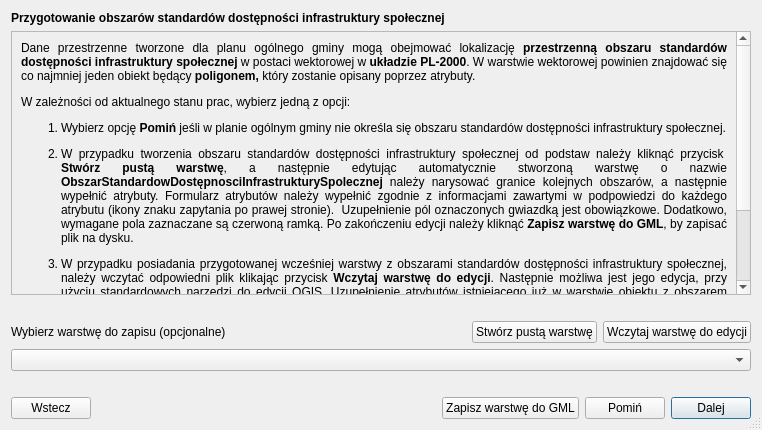
<?xml version="1.0" encoding="UTF-8"?>
<ui version="4.0">
 <class>Dialog</class>
 <widget class="QDialog" name="Dialog">
  <property name="enabled">
   <bool>true</bool>
  </property>
  <property name="geometry">
   <rect>
    <x>0</x>
    <y>0</y>
    <width>762</width>
    <height>430</height>
   </rect>
  </property>
  <property name="windowTitle">
   <string>Dialog</string>
  </property>
  <property name="sizeGripEnabled">
   <bool>true</bool>
  </property>
  <layout class="QGridLayout" name="gridLayout_2">
   <item row="0" column="0">
    <layout class="QVBoxLayout" name="verticalLayout">
     <item>
      <widget class="QLabel" name="title_lbl">
       <property name="font">
        <font>
         <weight>75</weight>
         <bold>true</bold>
        </font>
       </property>
       <property name="text">
        <string>Przygotowanie obszarów standardów dostępności infrastruktury społecznej</string>
       </property>
       <property name="margin">
        <number>7</number>
       </property>
      </widget>
     </item>
     <item>
      <widget class="QScrollArea" name="instruction_scrollArea">
       <property name="widgetResizable">
        <bool>true</bool>
       </property>
       <widget class="QWidget" name="scrollAreaWidgetContents">
        <property name="geometry">
         <rect>
          <x>0</x>
          <y>0</y>
          <width>723</width>
          <height>338</height>
         </rect>
        </property>
        <layout class="QGridLayout" name="gridLayout">
         <item row="0" column="0">
          <widget class="QLabel" name="instruction_lbl">
           <property name="font">
            <font>
             <stylestrategy>PreferDefault</stylestrategy>
            </font>
           </property>
           <property name="text">
            <string>&lt;p&gt;Dane przestrzenne tworzone dla planu ogólnego gminy mogą obejmować lokalizację &lt;strong&gt;przestrzenną obszaru standardów dostępności infrastruktury społecznej&lt;/strong&gt; w postaci wektorowej w &lt;strong&gt;układzie PL-2000&lt;/strong&gt;. W warstwie wektorowej powinien znajdować się co najmniej jeden obiekt będący &lt;strong&gt;poligon&lt;/strong&gt;&lt;strong&gt;em,&lt;/strong&gt; który zostanie opisany poprzez atrybuty.&lt;/p&gt;
&lt;p&gt;W zależności od aktualnego stanu prac, wybierz jedną z opcji:&lt;/p&gt;
&lt;ol&gt;
  &lt;li&gt;
    &lt;p&gt;Wybierz opcję &lt;strong&gt;Pomiń&lt;/strong&gt; jeśli w planie ogólnym gminy nie określa się obszaru standardów dostępności infrastruktury społecznej.&lt;/p&gt;
  &lt;/li&gt;
  &lt;li&gt;
    &lt;p&gt;W przypadku tworzenia obszaru standardów dostępności infrastruktury społecznej od podstaw należy kliknąć przycisk&amp;nbsp; &lt;strong&gt;Stwórz pustą warstwę&lt;/strong&gt;, a następnie edytując automatycznie stworzoną warstwę o nazwie &lt;strong&gt;Ob&lt;/strong&gt;&lt;strong&gt;szar&lt;/strong&gt;&lt;strong&gt;StandardowDostępnosciInfrastrukturySpolecznej&lt;/strong&gt;&lt;strong&gt;&amp;nbsp;&lt;/strong&gt;należy narysować granice kolejnych obszarów, a następnie wypełnić atrybuty. Formularz atrybutów należy wypełnić zgodnie z informacjami zawartymi w podpowiedzi do każdego atrybutu (ikony znaku zapytania po prawej stronie).&amp;nbsp; Uzupełnienie pól oznaczonych gwiazdką jest obowiązkowe. Dodatkowo, wymagane pola zaznaczane są czerwoną ramką. Po zakończeniu edycji należy kliknąć &lt;strong&gt;Zapisz warstwę do GML&lt;/strong&gt;, by zapisać plik na dysku.&lt;/p&gt;
  &lt;/li&gt;
  &lt;li&gt;
    &lt;p&gt;W przypadku posiadania przygotowanej wcześniej warstwy z obszarami standardów dostępności infrastruktury społecznej, należy wczytać odpowiedni plik klikając przycisk &lt;strong&gt;Wczytaj warstwę do edycji&lt;/strong&gt;. Następnie możliwa jest jego edycja, przy użyciu standardowych narzędzi do edycji QGIS. Uzupełnienie atrybutów istniejącego już w warstwie obiektu z obszarem standardów dostępności infrastruktury społecznej jest możliwe po kliknięciu na obiekt przy użyciu standardowego narzędzia QGIS &lt;strong&gt;Informacje o obiekcie&lt;/strong&gt;. Po zakończeniu edycji należy kliknąć &lt;strong&gt;Zapisz warstwę do GML&lt;/strong&gt;, by zapisać plik na dysku.&lt;/p&gt;
  &lt;/li&gt;
&lt;/ol&gt;
&lt;p&gt;Wczytanie obszaru zabudowy śródmiejskiej w kroku 3, pozwala na automatyczne sprawdzenie poprawności geometrii, w tym w zakresie wykraczania poza obszar POG. Zapisanie poprawnego pliku w formacie GML przy użyciu przycisku &lt;strong&gt;Zapisz warstwę do GML&lt;/strong&gt;, umożliwia również ponowne wczytanie zapisanej warstwy do wtyczki w celu dalszej pracy. Istnieje możliwość pominięcia kroku 5. W tym celu należy wybrać opcję &lt;strong&gt;Pomiń.&lt;/strong&gt;&lt;/p&gt;</string>
           </property>
           <property name="alignment">
            <set>Qt::AlignJustify|Qt::AlignVCenter</set>
           </property>
           <property name="wordWrap">
            <bool>true</bool>
           </property>
           <property name="openExternalLinks">
            <bool>true</bool>
           </property>
          </widget>
         </item>
        </layout>
       </widget>
      </widget>
     </item>
     <item>
      <widget class="QLabel" name="empty1_lbl">
       <property name="text">
        <string/>
       </property>
      </widget>
     </item>
     <item>
      <layout class="QHBoxLayout" name="horizontalLayout_4">
       <item>
        <widget class="QLabel" name="addAppShp_lbl">
         <property name="text">
          <string>Wybierz warstwę do zapisu (opcjonalne)</string>
         </property>
         <property name="margin">
          <number>0</number>
         </property>
        </widget>
       </item>
       <item>
        <spacer name="horizontalSpacer_2">
         <property name="orientation">
          <enum>Qt::Horizontal</enum>
         </property>
         <property name="sizeHint" stdset="0">
          <size>
           <width>40</width>
           <height>20</height>
          </size>
         </property>
        </spacer>
       </item>
       <item>
        <widget class="QPushButton" name="generateTemporaryLayer_btn">
         <property name="text">
          <string>Stwórz pustą warstwę</string>
         </property>
        </widget>
       </item>
       <item>
        <widget class="QPushButton" name="loadLayerEdit">
         <property name="text">
          <string>Wczytaj warstwę do edycji</string>
         </property>
        </widget>
       </item>
      </layout>
     </item>
     <item>
      <layout class="QHBoxLayout" name="horizontalLayout">
       <item>
        <widget class="QgsMapLayerComboBox" name="layers_comboBox">
         <property name="allowEmptyLayer">
          <bool>false</bool>
         </property>
         <property name="showCrs">
          <bool>true</bool>
         </property>
        </widget>
       </item>
      </layout>
     </item>
     <item>
      <widget class="QLabel" name="empty2_lbl">
       <property name="text">
        <string/>
       </property>
      </widget>
     </item>
     <item>
      <layout class="QHBoxLayout" name="horizontalLayout_2">
       <item>
        <widget class="QPushButton" name="prev_btn">
         <property name="enabled">
          <bool>true</bool>
         </property>
         <property name="text">
          <string>Wstecz</string>
         </property>
        </widget>
       </item>
       <item>
        <spacer name="horizontalSpacer">
         <property name="orientation">
          <enum>Qt::Horizontal</enum>
         </property>
         <property name="sizeHint" stdset="0">
          <size>
           <width>40</width>
           <height>20</height>
          </size>
         </property>
        </spacer>
       </item>
       <item>
        <widget class="QPushButton" name="saveLayer">
         <property name="text">
          <string>Zapisz warstwę do GML</string>
         </property>
        </widget>
       </item>
       <item>
        <widget class="QPushButton" name="skip_btn">
         <property name="toolTip">
          <string>Pominięcie tworzenia formularza dla POG. Przeniesienie do formularza dla dokumentów formalnych.</string>
         </property>
         <property name="text">
          <string>Pomiń</string>
         </property>
        </widget>
       </item>
       <item>
        <widget class="QPushButton" name="next_btn">
         <property name="text">
          <string>Dalej</string>
         </property>
         <property name="default">
          <bool>true</bool>
         </property>
        </widget>
       </item>
      </layout>
     </item>
    </layout>
   </item>
  </layout>
 </widget>
 <customwidgets>
  <customwidget>
   <class>QgsMapLayerComboBox</class>
   <extends>QComboBox</extends>
   <header>qgsmaplayercombobox.h</header>
  </customwidget>
 </customwidgets>
 <resources/>
 <connections/>
</ui>
